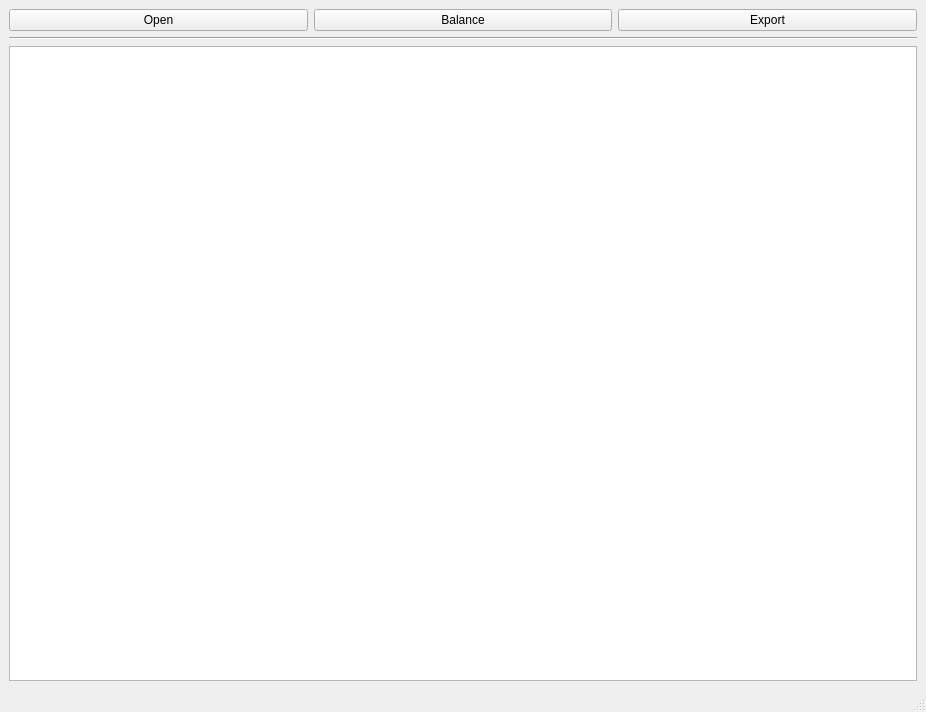
<?xml version="1.0" encoding="UTF-8"?>
<ui version="4.0">
 <class>MainWindow</class>
 <widget class="QMainWindow" name="MainWindow">
  <property name="geometry">
   <rect>
    <x>0</x>
    <y>0</y>
    <width>926</width>
    <height>712</height>
   </rect>
  </property>
  <property name="sizePolicy">
   <sizepolicy hsizetype="Preferred" vsizetype="Preferred">
    <horstretch>0</horstretch>
    <verstretch>0</verstretch>
   </sizepolicy>
  </property>
  <property name="maximumSize">
   <size>
    <width>16777215</width>
    <height>1024</height>
   </size>
  </property>
  <property name="windowTitle">
   <string>Stesso</string>
  </property>
  <widget class="QWidget" name="centralwidget">
   <property name="sizePolicy">
    <sizepolicy hsizetype="Preferred" vsizetype="Preferred">
     <horstretch>0</horstretch>
     <verstretch>0</verstretch>
    </sizepolicy>
   </property>
   <layout class="QVBoxLayout" name="verticalLayout" stretch="0,1,0">
    <property name="sizeConstraint">
     <enum>QLayout::SetDefaultConstraint</enum>
    </property>
    <item>
     <layout class="QHBoxLayout" name="horizontalLayout">
      <property name="sizeConstraint">
       <enum>QLayout::SetDefaultConstraint</enum>
      </property>
      <item>
       <widget class="QPushButton" name="pbShowDialogOpen">
        <property name="text">
         <string>Open</string>
        </property>
       </widget>
      </item>
      <item>
       <widget class="QPushButton" name="pbBalance">
        <property name="text">
         <string>Balance</string>
        </property>
       </widget>
      </item>
      <item>
       <widget class="QPushButton" name="pbShowExportDialog">
        <property name="text">
         <string>Export</string>
        </property>
       </widget>
      </item>
     </layout>
    </item>
    <item>
     <widget class="Line" name="line">
      <property name="orientation">
       <enum>Qt::Horizontal</enum>
      </property>
     </widget>
    </item>
    <item>
     <widget class="QSplitter" name="splitter">
      <property name="sizePolicy">
       <sizepolicy hsizetype="Preferred" vsizetype="Preferred">
        <horstretch>0</horstretch>
        <verstretch>0</verstretch>
       </sizepolicy>
      </property>
      <property name="styleSheet">
       <string notr="true">QSplitter::handle {
	image: url(:/theme/splitter_handle.png);
}</string>
      </property>
      <property name="frameShape">
       <enum>QFrame::NoFrame</enum>
      </property>
      <property name="frameShadow">
       <enum>QFrame::Plain</enum>
      </property>
      <property name="lineWidth">
       <number>1</number>
      </property>
      <property name="midLineWidth">
       <number>0</number>
      </property>
      <property name="orientation">
       <enum>Qt::Horizontal</enum>
      </property>
      <property name="opaqueResize">
       <bool>true</bool>
      </property>
      <property name="handleWidth">
       <number>10</number>
      </property>
      <widget class="SchematicView" name="gvSchematic">
       <property name="sizePolicy">
        <sizepolicy hsizetype="Expanding" vsizetype="Expanding">
         <horstretch>1</horstretch>
         <verstretch>0</verstretch>
        </sizepolicy>
       </property>
      </widget>
     </widget>
    </item>
   </layout>
  </widget>
  <widget class="QStatusBar" name="statusbar"/>
 </widget>
 <customwidgets>
  <customwidget>
   <class>SchematicView</class>
   <extends>QGraphicsView</extends>
   <header>.schematic_view</header>
  </customwidget>
 </customwidgets>
 <resources>
  <include location="resources.qrc"/>
 </resources>
 <connections/>
</ui>
